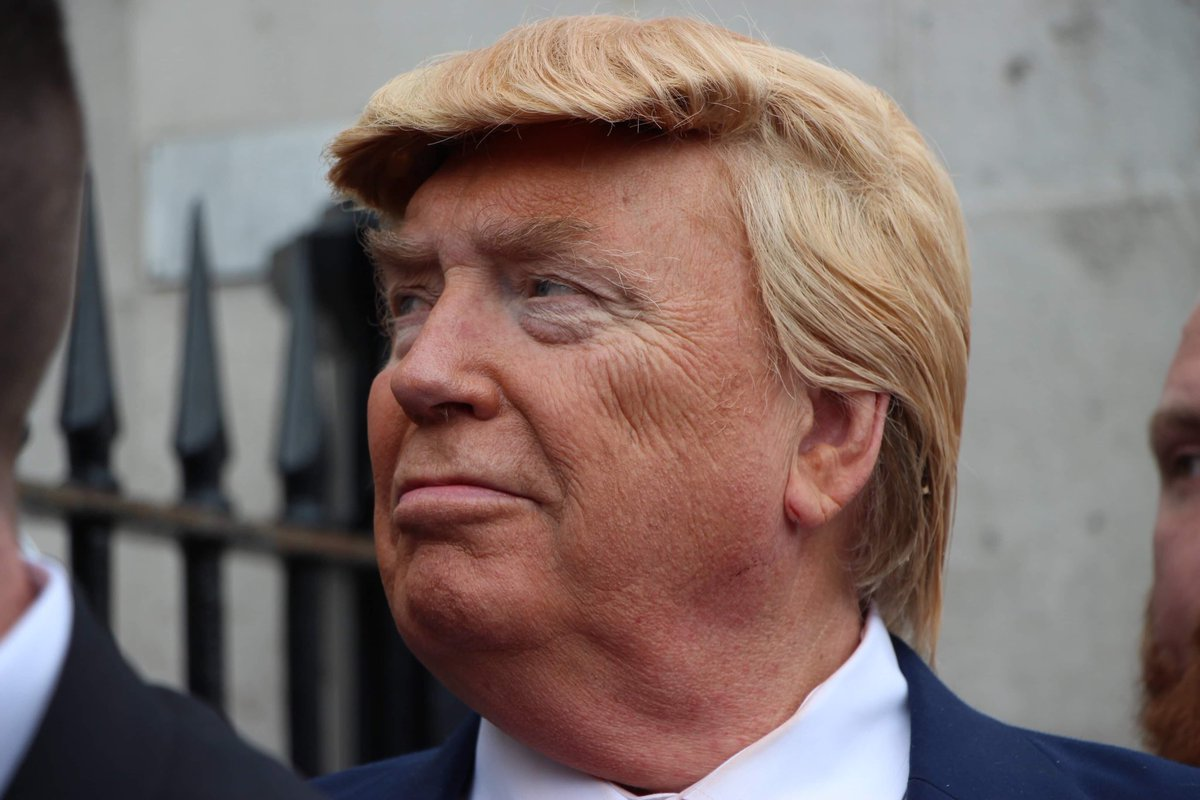
#> input picture public/opencv/d3.jpg, 1200 x 800 px
$ python findSimilarity.py
#> lines starting #> are read from the running program, lines starting #| are printed output that depends on the picture
import numpy as np
import cv2
import matplotlib.pyplot as plt

#recupere les images
img1 = cv2.imread('d3.jpg',0)
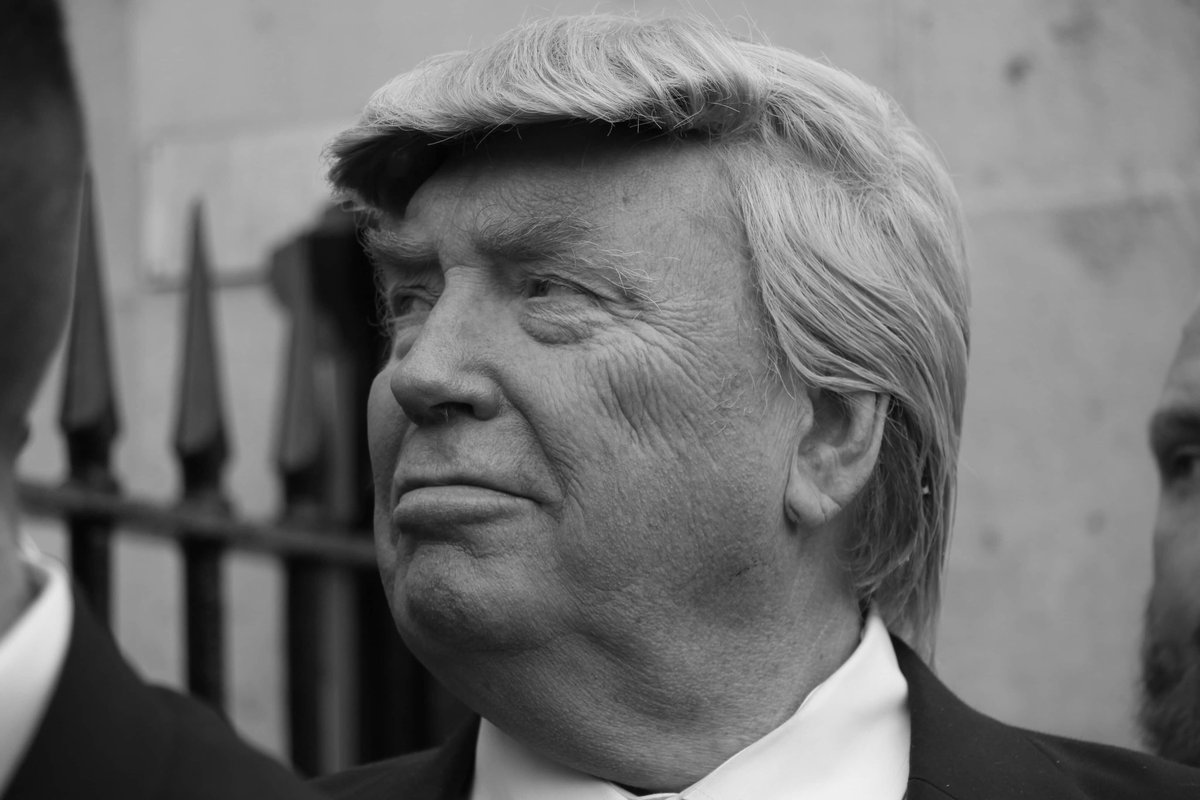
#> img1: shape (800, 1200); min 0, max 240, mean 111.8
img2 = cv2.imread('d2.jpg',0)
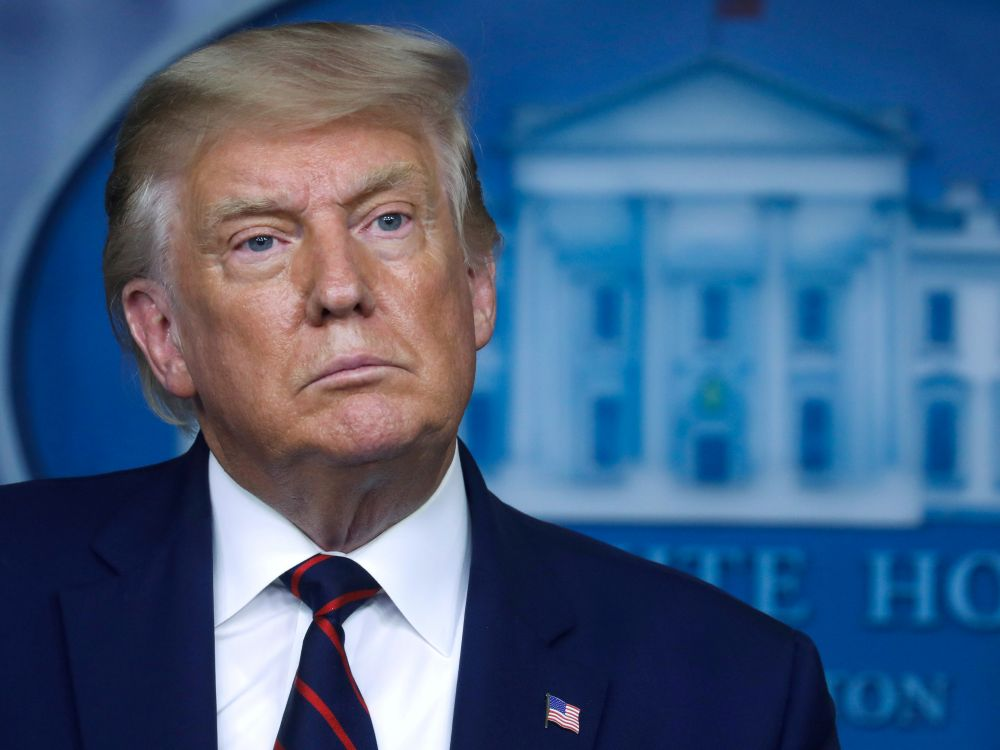
#> input picture public/opencv/d2.jpg, 1000 x 750 px
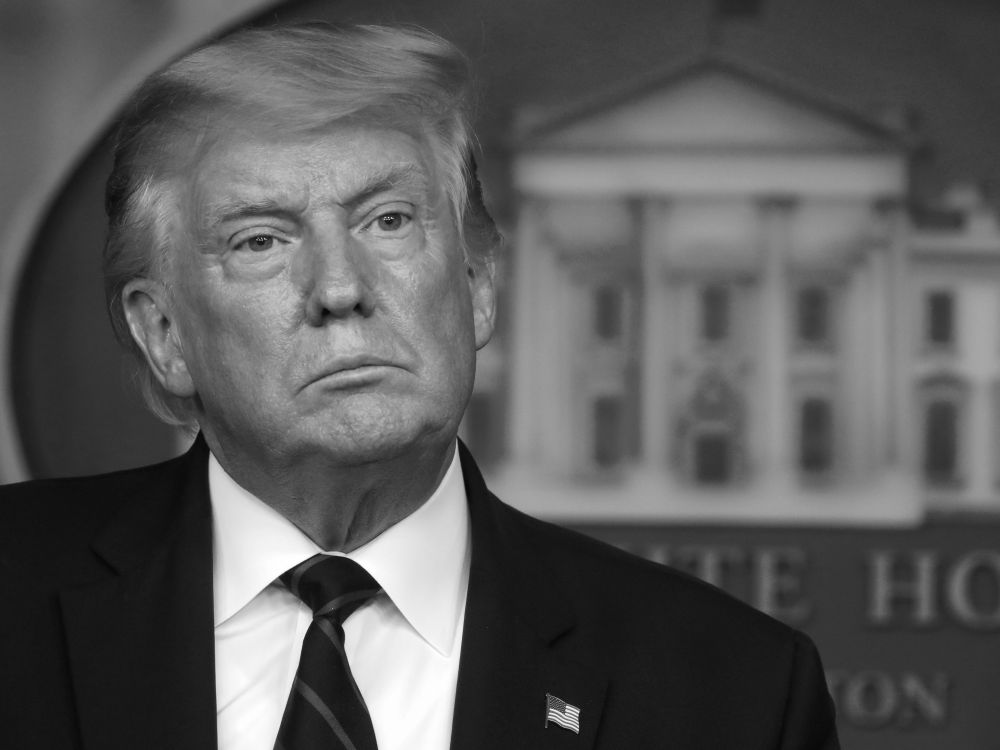
#> img2: shape (750, 1000); min 0, max 255, mean 90.8
# D1 - D3 = 121
# D1 - D2 = 133
# D2 - D3 =

# definition du detecteur
orb = cv2.ORB_create()

#recherche des points clef entre les deux img
kp1, des1 = orb.detectAndCompute(img1,None)
#> kp1 = 500 keypoints; strongest (x, y, size): (874, 620, 111.1), (875, 621, 92.6), (873, 622, 77.1), (903, 684, 111.1)
kp2, des2 = orb.detectAndCompute(img2,None)
#> kp2 = 500 keypoints; strongest (x, y, size): (577, 714, 31), (577, 711, 31), (575, 716, 31), (575, 714, 31)

#bfMatcher = brute Force Matcher
bf = cv2.BFMatcher(cv2.NORM_HAMMING, crossCheck=True)

#recherche des similarites
matches = bf.match(des1,des2)
#> matches = 107 matches
matches = sorted(matches, key = lambda x:x.distance)

# on affiche les img avec les 10 premieres similarites
print(len(matches))
#| 107
img3 = cv2.drawMatches(img1,kp1,img2,kp2,matches[:10],None, flags=2)
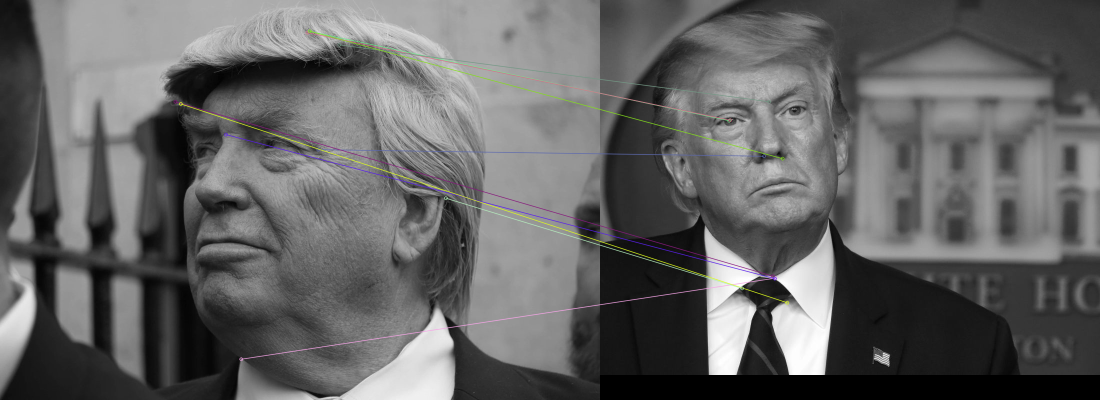
#> img3: shape (800, 2200, 3) (shown at 1/2 size); mean of channels 0, 1, 2 99.9, 99.9, 100; drawn as B, G, R
# cv2.imshow('similarity', img3)
# cv2.waitKey()
plt.imshow(img3)
plt.show()
